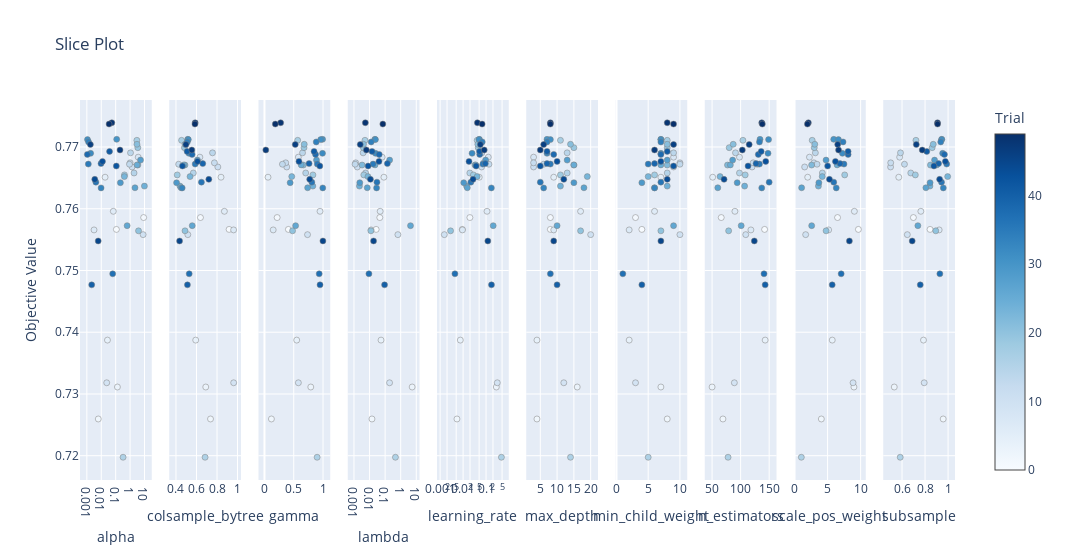

Notebook source saved alongside this figure:
### Code cell
# %%script skipped # Skipped due to resource optimization

optuna.visualization.plot_slice(study, params=list(best_params.keys()))
